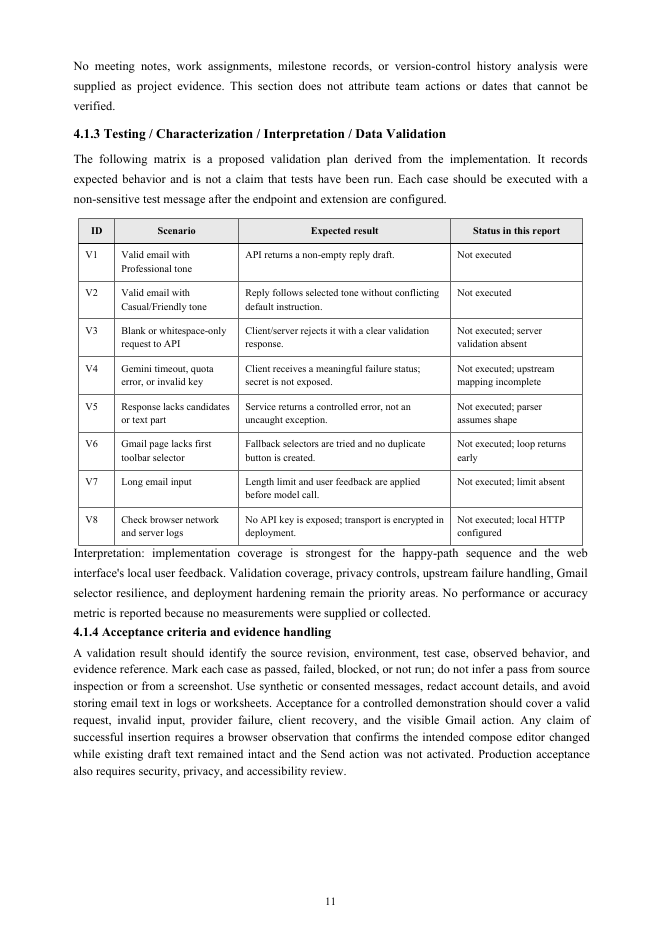
#> input picture tmp/qa78final-19.png, 662 x 936 px; its folder holds only this picture in this run
$ python contact_sheet_final.py
#> lines starting #> are read from the running program, lines starting #| are printed output that depends on the picture
from PIL import Image, ImageDraw
from pathlib import Path
paths=sorted(Path('tmp').glob('qa78final-*.png'), key=lambda p:int(p.stem.split('-')[-1]))
for base in range(0,len(paths),12):
    group=paths[base:base+12]; tw=260; cards=[]
    for i,path in enumerate(group,base+1):
        im=Image.open(path).convert('RGB'); h=round(im.height*tw/im.width); im=im.resize((tw,h))
#> further down, im is the input picture: PIL image 662x936 RGB; min 0, max 255, mean 242.5
#> after `h = round(im.height * tw / im.width)`: h = 368
#> after `im = im.resize((tw, h))`:
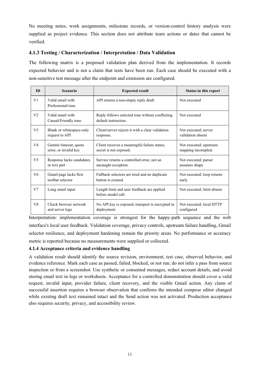
#> im: PIL image 260x368 RGB; min 55, max 255, mean 242.1
        card=Image.new('RGB',(tw+16,h+40),'white'); card.paste(im,(8,30)); ImageDraw.Draw(card).text((8,8),f'PDF page {i}',fill='black'); cards.append(card)
#> after `card = Image.new('RGB', (tw + 16, h + 40), 'white')`: card: PIL image 276x408 RGB; every value is 255
#> after `card.paste(im, (8, 30))`:
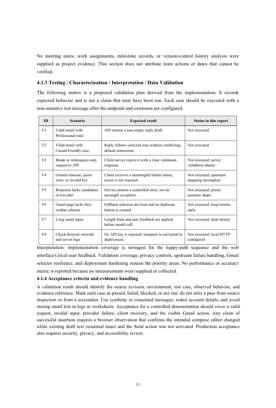
#> card: PIL image 276x408 RGB; min 55, max 255, mean 244
    cols=3; rows=(len(cards)+cols-1)//cols; cw=max(x.width for x in cards); ch=max(x.height for x in cards)
#> after `rows = (len(cards) + cols - 1) // cols`: rows = 1
#> after `cw = max((x.width for x in cards))`: cw = 276
#> after `ch = max((x.height for x in cards))`: ch = 408
    sheet=Image.new('RGB',(cols*cw,rows*ch),(225,225,225))
#> sheet: PIL image 828x408 RGB; every value is 225
    for j,im in enumerate(cards): sheet.paste(im,((j%cols)*cw,(j//cols)*ch))
#> this loop made 1 pass
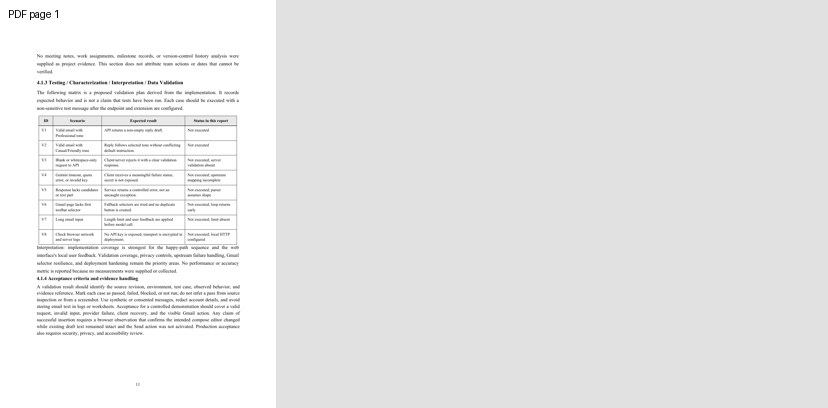
#> sheet: PIL image 828x408 RGB; min 6, max 255, mean 231.3
    out=Path(f'tmp/contact78-final-{base//12+1}.jpg'); sheet.save(out,quality=88); print(out)

$ run again, on tmp/qa78final-40.png
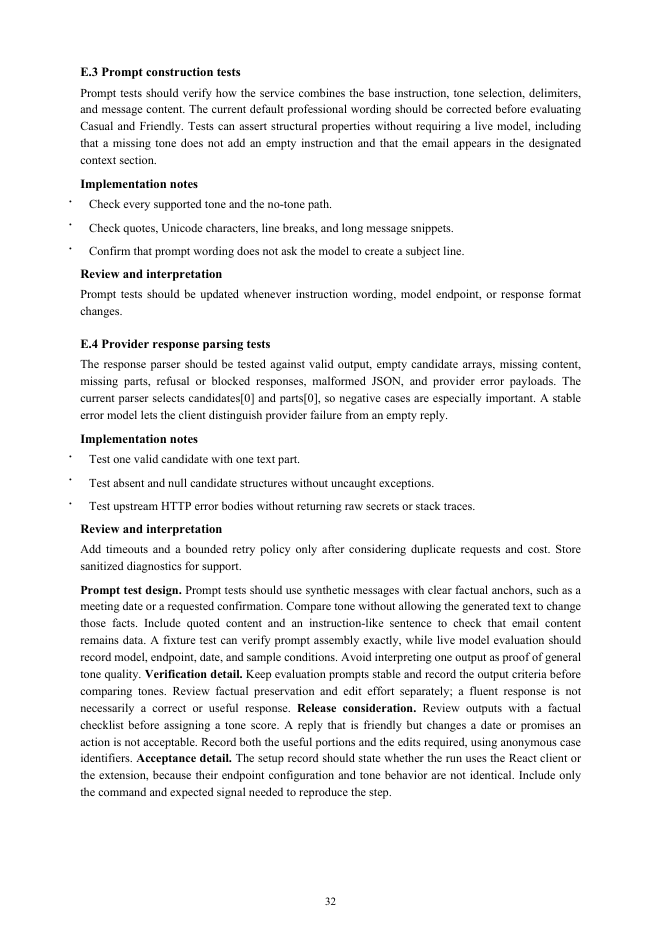
#> input picture tmp/qa78final-40.png, 662 x 936 px
#> im is the input picture: PIL image 662x936 RGB; min 0, max 255, mean 243.1
#> im: PIL image 260x368 RGB
#> card: PIL image 276x408 RGB; every value is 255
#> `card.paste(im, (8, 30))`:
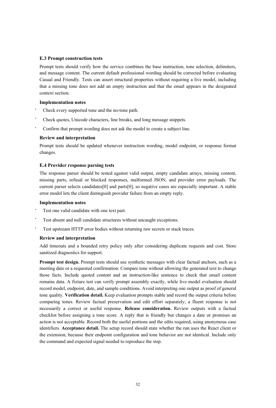
#> card: PIL image 276x408 RGB; min 60, max 255, mean 244.6
#> rows = 1
#> cw = 276
#> ch = 408
#> the loop `for j,im in enumerate(cards): sheet.paste(im,((j%cols)*cw,(j//cols)*ch))` made 1 pass
#> after the loop `for j,im in enumerate(cards): sheet.paste(im,((j%cols)*cw,(j//cols)*ch))`:
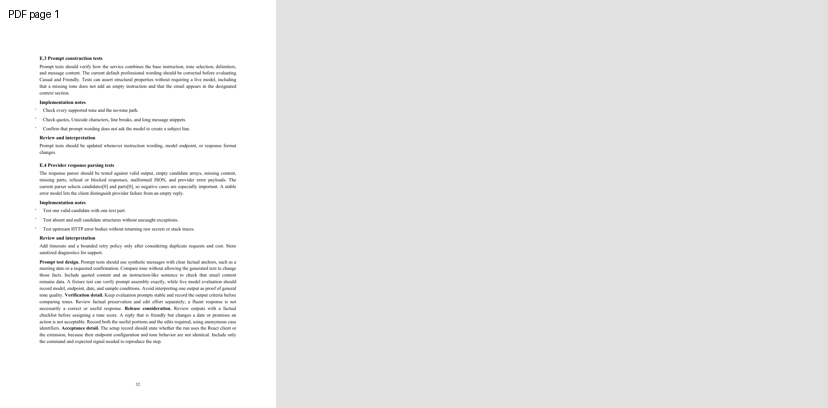
#> sheet: PIL image 828x408 RGB; min 6, max 255, mean 231.4

$ run again, on tmp/qa78final-41.png
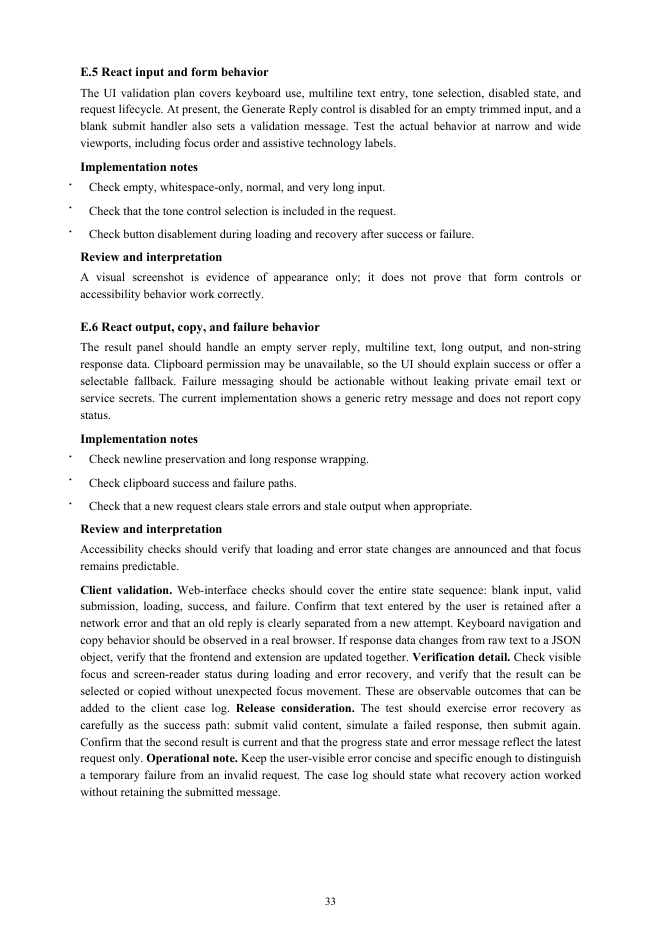
#> input picture tmp/qa78final-41.png, 662 x 936 px
#> im is the input picture: PIL image 662x936 RGB; min 0, max 255, mean 243.3
#> im: PIL image 260x368 RGB
#> card: PIL image 276x408 RGB; every value is 255
#> `card.paste(im, (8, 30))`:
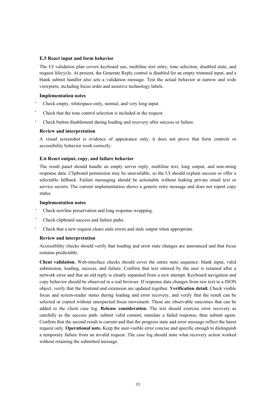
#> card: PIL image 276x408 RGB; min 70, max 255, mean 244.7
#> rows = 1
#> cw = 276
#> ch = 408
#> the loop `for j,im in enumerate(cards): sheet.paste(im,((j%cols)*cw,(j//cols)*ch))` made 1 pass
#> after the loop `for j,im in enumerate(cards): sheet.paste(im,((j%cols)*cw,(j//cols)*ch))`:
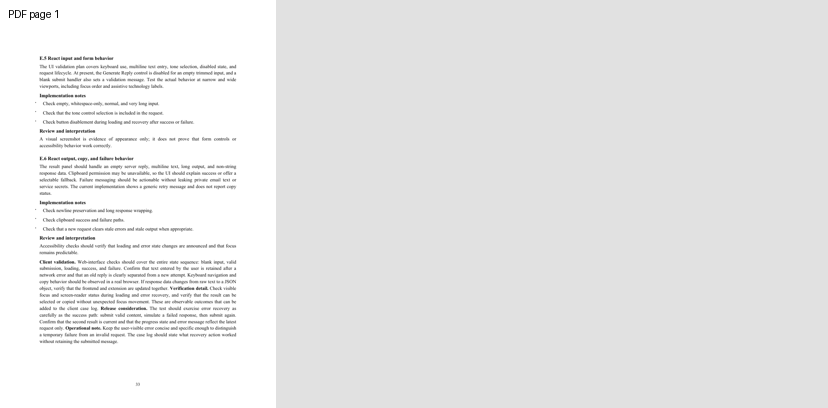
#> sheet: PIL image 828x408 RGB; min 6, max 255, mean 231.5

$ run again, on tmp/qa78final-71.png
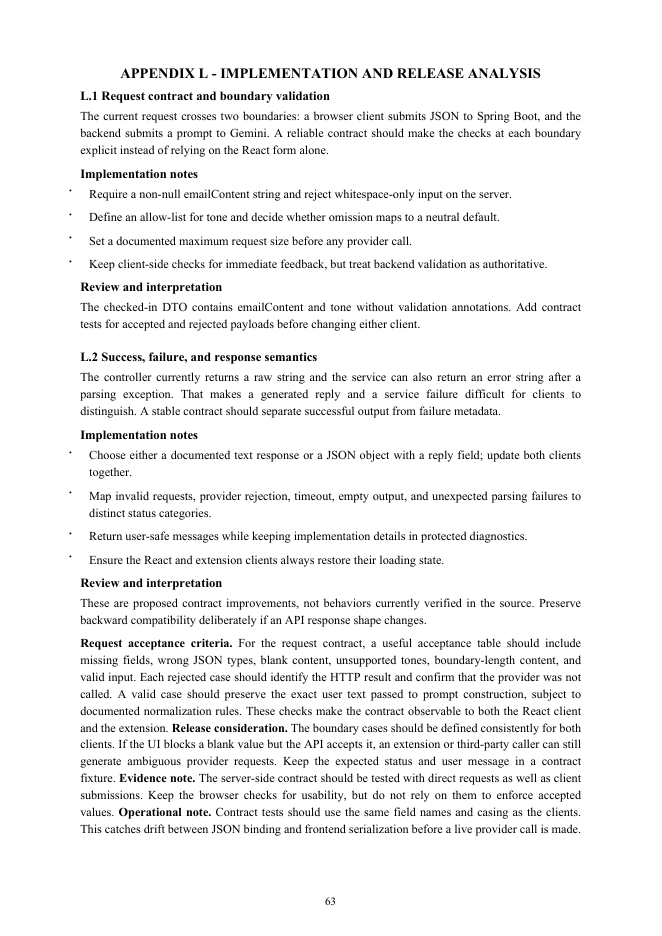
#> input picture tmp/qa78final-71.png, 662 x 936 px
#> im is the input picture: PIL image 662x936 RGB; min 0, max 255, mean 242
#> im: PIL image 260x368 RGB
#> card: PIL image 276x408 RGB; every value is 255
#> `card.paste(im, (8, 30))`:
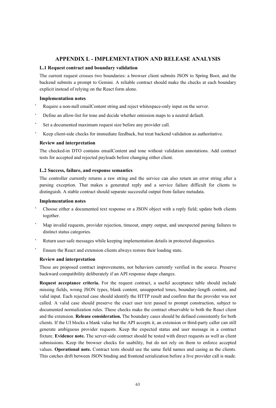
#> card: PIL image 276x408 RGB; min 37, max 255, mean 243.6
#> rows = 1
#> cw = 276
#> ch = 408
#> the loop `for j,im in enumerate(cards): sheet.paste(im,((j%cols)*cw,(j//cols)*ch))` made 1 pass
#> after the loop `for j,im in enumerate(cards): sheet.paste(im,((j%cols)*cw,(j//cols)*ch))`:
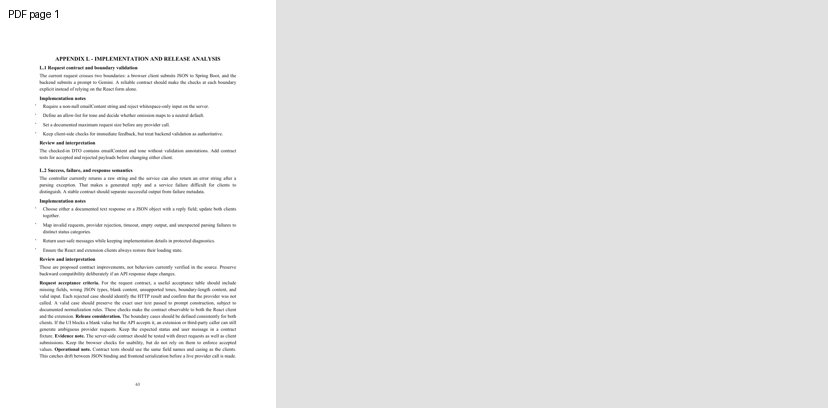
#> sheet: PIL image 828x408 RGB; min 6, max 255, mean 231.1

$ run again, on tmp/qa78final-28.png
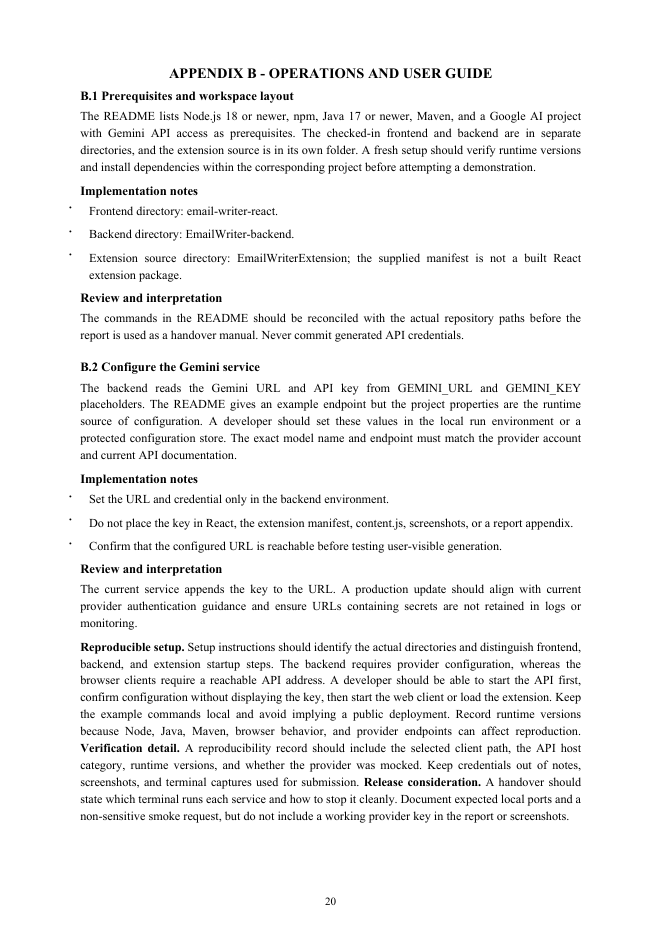
#> input picture tmp/qa78final-28.png, 662 x 936 px
#> im is the input picture: PIL image 662x936 RGB; min 0, max 255, mean 242.5
#> im: PIL image 260x368 RGB
#> card: PIL image 276x408 RGB; every value is 255
#> `card.paste(im, (8, 30))`:
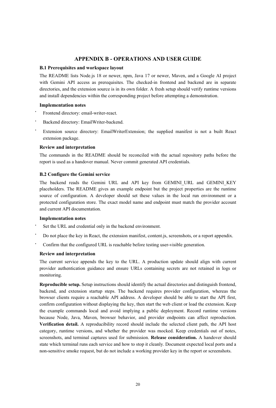
#> card: PIL image 276x408 RGB; min 36, max 255, mean 244.1
#> rows = 1
#> cw = 276
#> ch = 408
#> the loop `for j,im in enumerate(cards): sheet.paste(im,((j%cols)*cw,(j//cols)*ch))` made 1 pass
#> after the loop `for j,im in enumerate(cards): sheet.paste(im,((j%cols)*cw,(j//cols)*ch))`:
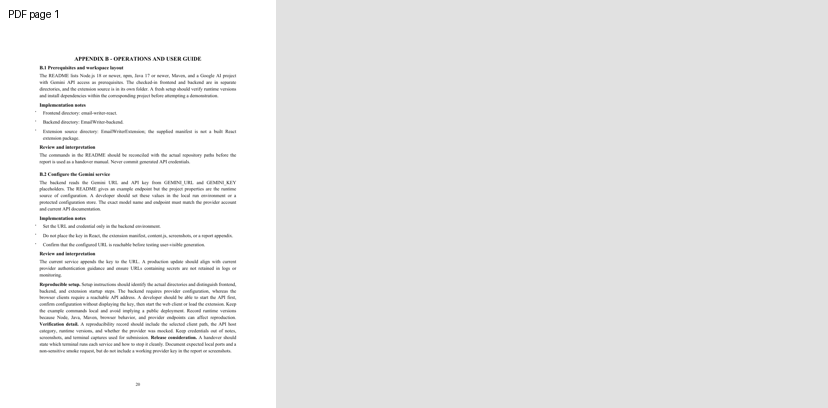
#> sheet: PIL image 828x408 RGB; min 6, max 255, mean 231.3
